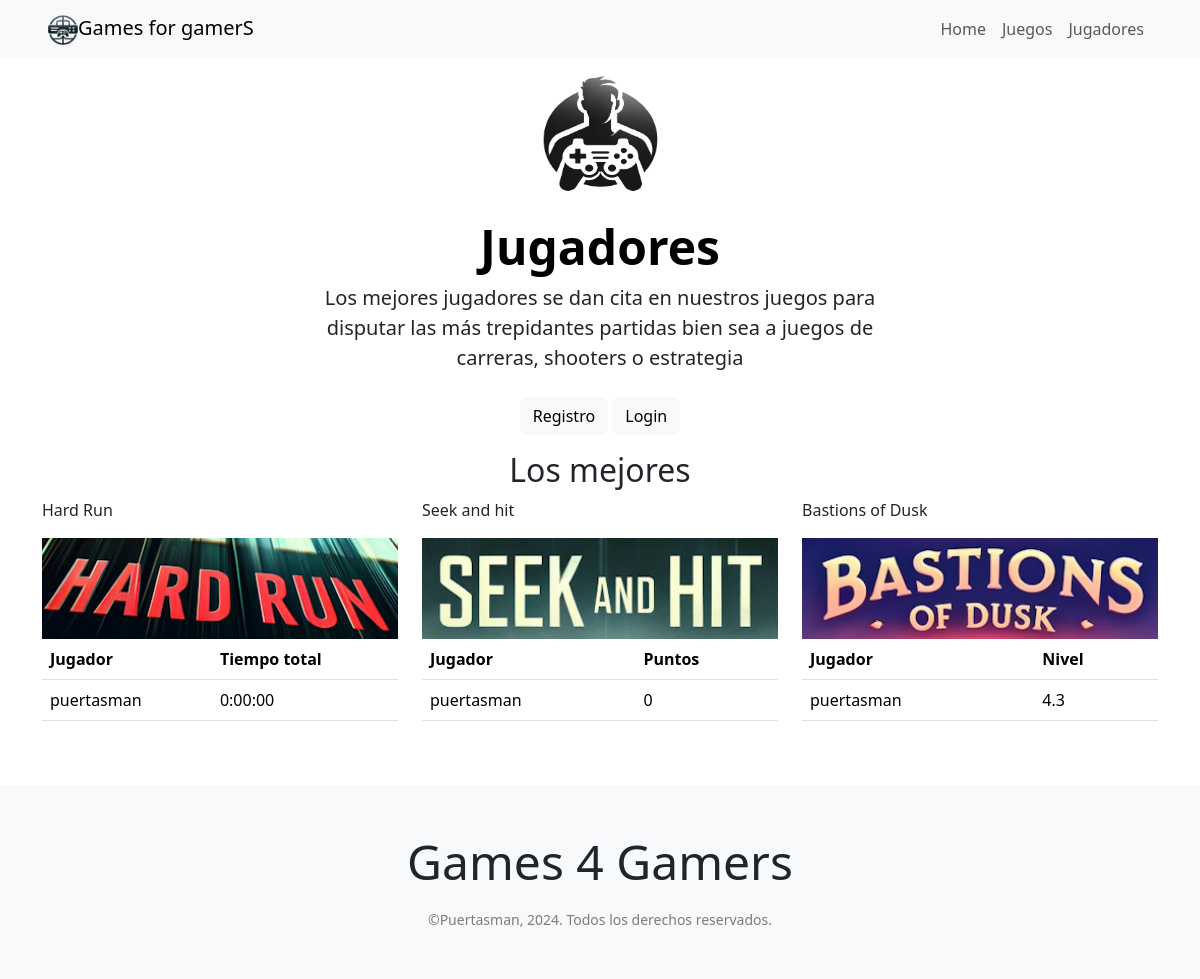
/jugadores/, run on the app's committed database.
### juegos/models.py (models this page shows, shortened)
class Juego(models.Model):
    nombre = models.CharField(max_length=100)
    nombre_corto = models.CharField(max_length=100,default='empty')
    descripcion = models.TextField()
    fecha_de_lanzamiento = models.DateField()
    genero = models.CharField(max_length=50)

### jugadores/models.py (models this page shows, shortened)
class Participaciones(models.Model):
    jugador = models.ForeignKey(Jugadores, on_delete=models.CASCADE)
    juego = models.ForeignKey(Juego, on_delete=models.CASCADE)
    detalles = models.JSONField(null=True)
    if juego == 1:
        detalles = models.JSONField(default=lambda: {"nivel": 0, "pantalla": "1.1"})
    elif juego == 2:
        detalles = models.JSONField(default=lambda: {})
    elif juego == 3:
        detalles = models.JSONField(default=lambda: {"kills": 0, "killed": 0, "nivel": 0, "puntos": 0})
    class Meta:
        verbose_name_plural = "Participaciones"
    def __str__(self):
        return f"{self.jugador.nombre} - {self.juego.nombre}"

class Jugadores(models.Model):
    NIVEL_OPCIONES = [
        ('AMATEUR', 'Amateur'),
        ('NORMAL', 'Normal'),
        ('EXPERT', 'Expert'),
    ]
    nombre = models.CharField(max_length=100)
    email = models.CharField(max_length=100)
    fecha_de_alta = models.DateField()
    nivel = models.CharField(max_length=7, choices=NIVEL_OPCIONES, default='AMATEUR')
    administrador = models.BooleanField(default=False)
    activa = models.BooleanField(default=False)
    class Meta:
        verbose_name_plural = "Jugadores"

### jugadores/views.py (the view)
# urls.py: path('jugadores/', jugadores_principal, name="jugadores_principal"),
def jugadores_principal(request):
    juegos = Juego.objects.all()
    mejores_por_juego = {}
    for juego in juegos:
        mejores = Participaciones.objects.filter(juego=juego)
        mejores_por_juego[juego.nombre] = mejores
        print(mejores)
    context = {'mejores_por_juego': mejores_por_juego}
    return render(request, 'jugadores/jugadores_principal.html', context)

### jugadores/templates/jugadores/jugadores_principal.html (shortened to what this page needs)
{% extends "base.html" %}
{% block content %}
<div class="px-4 py-2 my-2 text-center">
    {% load static %}
    <img class="d-block mx-auto mb-4" src="{% static 'img/jugadores/logo.png' %}" alt="" width="120" height="120">
    <h1 class="display-5 fw-bold text-body-emphasis">Jugadores</h1>
    <div class="col-lg-6 mx-auto">
      <p class="lead mb-4">Los mejores jugadores se dan cita en nuestros juegos para disputar las más trepidantes partidas bien sea a juegos de carreras, shooters o estrategia</p>
    </div>
    <div id="botones" class="">
        <a href="{% url 'jugadores_registro' %}"><button type="button" class="btn btn-light">Registro</button></a>
        <a href="{% url 'jugadores_principal' %}"><button type="button" class="btn btn-light">Login</button></a>
    </div>
</div>
<div class="container">
    <div class="col-lg-12 mx-auto">
      <h2 class="text-center">Los mejores</h2>
    </div>
  <div class="row">
        {% for nombre_juego, participaciones in mejores_por_juego.items %}
        {% if participaciones %}
            <div class="col-12 col-md-4">
                {% with name=nombre_juego.split|join:'_'|lower %}
                <p>{{ nombre_juego }}</p>
                <img src='{% static 'img/juegos/'|add:name|add:'/'|add:name|add:'_mini.png' %}' alt="{{ nombre_juego }}" style="width:100%;">
                <table class="table">
                    <thead>
                        <tr>
                            <th scope="col">Jugador</th>
                                {% if nombre_juego == 'Bastions of Dusk' %}
                                    <th scope="col">Nivel</td>
                                {% elif nombre_juego == 'Hard Run' %}
                                    <th scope="col">Tiempo total</td>
                                {% else %}
                                    <th scope="col">Puntos</td>
                                {% endif %}
                            </th>
                        </tr>
                    </thead>
                    <tbody>
                        {% for participacion in participaciones %}
                            <tr>
                                    <td>{{ participacion.jugador.nombre }}</td>
                                {% if nombre_juego == 'Bastions of Dusk' %}
                                    <td>{{ participacion.detalles.pantalla }}</td>
                                {% elif nombre_juego == 'Hard Run' %}
                                    <td>{{ participacion.detalles.tiempo_total }}</td>
                                {% else %}
                                    <td>{{ participacion.detalles.puntos }}</td>
                                {% endif %}
                            </tr>
                        {% endfor %}
                    </tbody>
                </table>
                {% endwith %}
            </div>
        {% endif %}
        {% endfor %}
  </div>
</div>
{% endblock %}

### templates/base.html (shortened to what this page needs)
<!DOCTYPE html>
<html lang="es">
<head>
    <link href="https://cdn.jsdelivr.net/npm/bootstrap@5.3.3/dist/css/bootstrap.min.css" rel="stylesheet">
</head>
<body>
    <header>
        <nav class="navbar navbar-expand-lg navbar-light bg-light px-5">
          {% load static %}
          <a class="navbar-brand" href="{% url 'home' %}"><img src="{% static 'img/generales/logo.png' %}" alt="logotipo del sitio web" width="30" height="30">Games for gamerS</a>
          <div class="collapse navbar-collapse justify-content-end" id="navbarSupportedContent">
            <ul class="navbar-nav mr-auto">
              <li class="nav-item active">
                <a class="nav-link" href="{% url 'home' %}">Home</a>
              </li>
              <li class="nav-item">
                <a class="nav-link" href="{% url 'juegos_principal' %}">Juegos</a>
              </li>
              <li class="nav-item">
                <a class="nav-link" href="{% url 'jugadores_principal' %}">Jugadores</a>
              </li>
            </ul>
          </div>
        </nav>
    </header>
    <main>
        {% block content %}{% endblock %}
    </main>
    <footer class="bg-light py-5 mt-5">
        <div class="container text-dark text-center">
            <p class="display-5 mb-3">Games 4 Gamers</p>
            <small class="text-black-50">©Puertasman, 2024. Todos los derechos reservados.</small>
        </div>
    </footer>
</body>
</html>

### data on the page
Juego: mejores_por_juego "Hard Run"
Participaciones: jugador.nombre "puertasman", detalles.tiempo_total "0:00:00"
Juego: mejores_por_juego "Seek and hit"
Participaciones: jugador.nombre "puertasman", detalles.puntos "0"
Juego: mejores_por_juego "Bastions of Dusk"
Participaciones: jugador.nombre "puertasman", detalles.pantalla "4.3"
